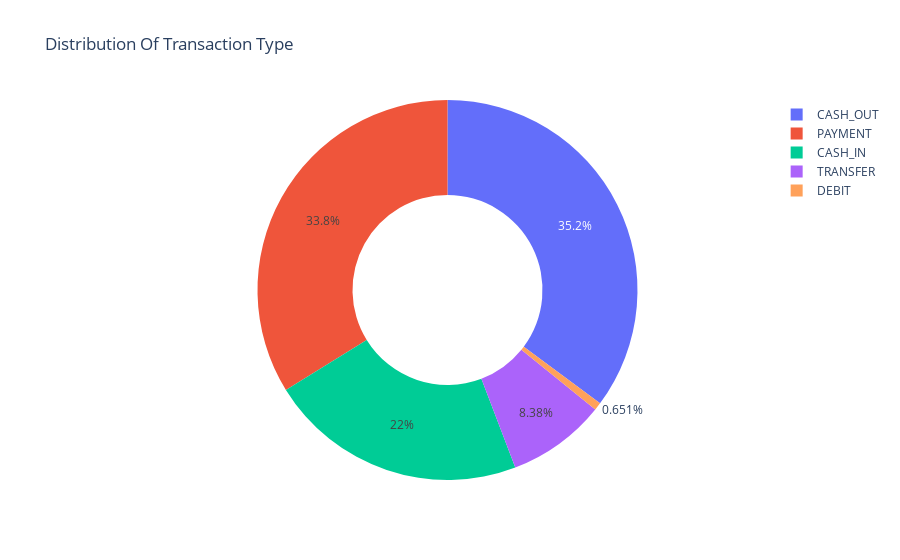

The notebook cell saved with this chart:
### Code cell
figure = px.pie(data , values=quantity , names=transaction , hole=0.5, title=" Distribution Of Transaction Type")
figure.show()

### Figure 1 — Plotly figure (JSON) as saved in the notebook; plotly's stock layout.template omitted (floating-point values rounded to 4 significant figures)
{"data": [{"domain": {"x": [0, 1], "y": [0, 1]}, "hole": 0.5, "hovertemplate": "label=%{label}<br>value=%{value}<extra></extra>", "labels": ["CASH_OUT", "PAYMENT", "CASH_IN", "TRANSFER", "DEBIT"], "legendgroup": "", "name": "", "showlegend": true, "type": "pie", "values": [2237500, 2151495, 1399284, 532909, 41432]}], "layout": {"legend": {"tracegroupgap": 0}, "title": {"text": " Distribution Of Transaction Type"}}}
